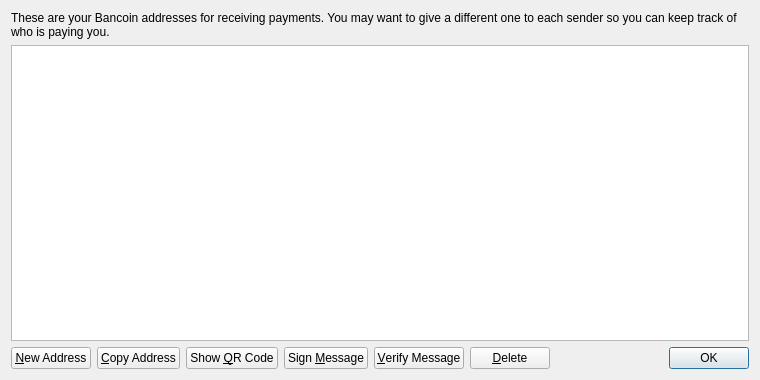
<?xml version="1.0" encoding="UTF-8"?>
<ui version="4.0">
 <class>AddressBookPage</class>
 <widget class="QWidget" name="AddressBookPage">
  <property name="geometry">
   <rect>
    <x>0</x>
    <y>0</y>
    <width>760</width>
    <height>380</height>
   </rect>
  </property>
  <property name="windowTitle">
   <string>Address Book</string>
  </property>
  <layout class="QVBoxLayout" name="verticalLayout">
   <item>
    <widget class="QLabel" name="labelExplanation">
     <property name="text">
      <string>These are your Bancoin addresses for receiving payments. You may want to give a different one to each sender so you can keep track of who is paying you.</string>
     </property>
     <property name="textFormat">
      <enum>Qt::PlainText</enum>
     </property>
     <property name="wordWrap">
      <bool>true</bool>
     </property>
    </widget>
   </item>
   <item>
    <widget class="QTableView" name="tableView">
     <property name="contextMenuPolicy">
      <enum>Qt::CustomContextMenu</enum>
     </property>
     <property name="toolTip">
      <string>Double-click to edit address or label</string>
     </property>
     <property name="tabKeyNavigation">
      <bool>false</bool>
     </property>
     <property name="alternatingRowColors">
      <bool>true</bool>
     </property>
     <property name="selectionMode">
      <enum>QAbstractItemView::SingleSelection</enum>
     </property>
     <property name="selectionBehavior">
      <enum>QAbstractItemView::SelectRows</enum>
     </property>
     <property name="sortingEnabled">
      <bool>true</bool>
     </property>
     <attribute name="verticalHeaderVisible">
      <bool>false</bool>
     </attribute>
    </widget>
   </item>
   <item>
    <layout class="QHBoxLayout" name="horizontalLayout">
     <item>
      <widget class="QPushButton" name="newAddressButton">
       <property name="toolTip">
        <string>Create a new address</string>
       </property>
       <property name="text">
        <string>&amp;New Address</string>
       </property>
       <property name="icon">
        <iconset resource="../bitcoin.qrc">
         <normaloff>:/icons/add</normaloff>:/icons/add</iconset>
       </property>
      </widget>
     </item>
     <item>
      <widget class="QPushButton" name="copyToClipboard">
       <property name="toolTip">
        <string>Copy the currently selected address to the system clipboard</string>
       </property>
       <property name="text">
        <string>&amp;Copy Address</string>
       </property>
       <property name="icon">
        <iconset resource="../bitcoin.qrc">
         <normaloff>:/icons/editcopy</normaloff>:/icons/editcopy</iconset>
       </property>
      </widget>
     </item>
     <item>
      <widget class="QPushButton" name="showQRCode">
       <property name="text">
        <string>Show &amp;QR Code</string>
       </property>
       <property name="icon">
        <iconset resource="../bitcoin.qrc">
         <normaloff>:/icons/qrcode</normaloff>:/icons/qrcode</iconset>
       </property>
      </widget>
     </item>
     <item>
      <widget class="QPushButton" name="signMessage">
       <property name="toolTip">
        <string>Sign a message to prove you own a Bancoin address</string>
       </property>
       <property name="text">
        <string>Sign &amp;Message</string>
       </property>
       <property name="icon">
        <iconset resource="../bitcoin.qrc">
         <normaloff>:/icons/edit</normaloff>:/icons/edit</iconset>
       </property>
      </widget>
     </item>
     <item>
      <widget class="QPushButton" name="verifyMessage">
       <property name="toolTip">
        <string>Verify a message to ensure it was signed with a specified Bancoin address</string>
       </property>
       <property name="text">
        <string>&amp;Verify Message</string>
       </property>
       <property name="icon">
        <iconset resource="../bitcoin.qrc">
         <normaloff>:/icons/transaction_0</normaloff>:/icons/transaction_0</iconset>
       </property>
      </widget>
     </item>
     <item>
      <widget class="QPushButton" name="deleteButton">
       <property name="toolTip">
        <string>Delete the currently selected address from the list</string>
       </property>
       <property name="text">
        <string>&amp;Delete</string>
       </property>
       <property name="icon">
        <iconset resource="../bitcoin.qrc">
         <normaloff>:/icons/remove</normaloff>:/icons/remove</iconset>
       </property>
      </widget>
     </item>
     <item>
      <spacer name="horizontalSpacer">
       <property name="orientation">
        <enum>Qt::Horizontal</enum>
       </property>
       <property name="sizeHint" stdset="0">
        <size>
         <width>40</width>
         <height>20</height>
        </size>
       </property>
      </spacer>
     </item>
     <item>
      <widget class="QDialogButtonBox" name="buttonBox">
       <property name="sizePolicy">
        <sizepolicy hsizetype="Maximum" vsizetype="Fixed">
         <horstretch>0</horstretch>
         <verstretch>0</verstretch>
        </sizepolicy>
       </property>
       <property name="standardButtons">
        <set>QDialogButtonBox::Ok</set>
       </property>
      </widget>
     </item>
    </layout>
   </item>
  </layout>
 </widget>
 <resources>
  <include location="../bitcoin.qrc"/>
 </resources>
 <connections/>
</ui>
